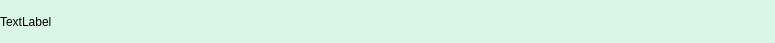
<?xml version="1.0" encoding="UTF-8"?>
<ui version="4.0">
 <class>FriendLabel</class>
 <widget class="QFrame" name="FriendLabel">
  <property name="geometry">
   <rect>
    <x>0</x>
    <y>0</y>
    <width>775</width>
    <height>43</height>
   </rect>
  </property>
  <property name="minimumSize">
   <size>
    <width>0</width>
    <height>43</height>
   </size>
  </property>
  <property name="maximumSize">
   <size>
    <width>16777215</width>
    <height>43</height>
   </size>
  </property>
  <property name="windowTitle">
   <string>Frame</string>
  </property>
  <property name="styleSheet">
   <string notr="true">#FriendLabel{
	background: #daf6e7;
	color: #48bf56;
	border-radius: 10px;
}</string>
  </property>
  <layout class="QHBoxLayout" name="horizontalLayout">
   <property name="spacing">
    <number>0</number>
   </property>
   <property name="leftMargin">
    <number>0</number>
   </property>
   <property name="topMargin">
    <number>0</number>
   </property>
   <property name="rightMargin">
    <number>0</number>
   </property>
   <property name="bottomMargin">
    <number>0</number>
   </property>
   <item>
    <widget class="QLabel" name="tip_lb">
     <property name="text">
      <string>TextLabel</string>
     </property>
    </widget>
   </item>
   <item>
    <widget class="QWidget" name="close_wid" native="true">
     <property name="minimumSize">
      <size>
       <width>30</width>
       <height>30</height>
      </size>
     </property>
     <property name="maximumSize">
      <size>
       <width>30</width>
       <height>30</height>
      </size>
     </property>
     <layout class="QVBoxLayout" name="verticalLayout">
      <property name="spacing">
       <number>0</number>
      </property>
      <property name="leftMargin">
       <number>0</number>
      </property>
      <property name="topMargin">
       <number>0</number>
      </property>
      <property name="rightMargin">
       <number>0</number>
      </property>
      <property name="bottomMargin">
       <number>0</number>
      </property>
      <item>
       <widget class="ClickedLabel" name="close_label">
        <property name="minimumSize">
         <size>
          <width>20</width>
          <height>20</height>
         </size>
        </property>
        <property name="maximumSize">
         <size>
          <width>20</width>
          <height>20</height>
         </size>
        </property>
        <property name="text">
         <string/>
        </property>
        <property name="pixmap">
         <pixmap resource="res.qrc">:/images/tipclose.png</pixmap>
        </property>
        <property name="alignment">
         <set>Qt::AlignCenter</set>
        </property>
       </widget>
      </item>
     </layout>
    </widget>
   </item>
  </layout>
 </widget>
 <customwidgets>
  <customwidget>
   <class>ClickedLabel</class>
   <extends>QLabel</extends>
   <header location="global">clickedlabel.h</header>
  </customwidget>
 </customwidgets>
 <resources>
  <include location="res.qrc"/>
 </resources>
 <connections/>
</ui>
